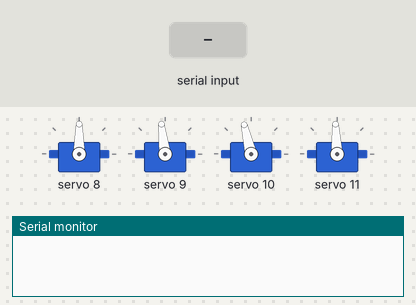
Recording of a sketch running on a simulated Arduino Uno, built with avr-gcc and run on an emulated ATmega328P. Parts: 4 × servo, the last lines printed to the serial monitor. Inputs (shaded band) come from the test bench.

Above: at 1.2 s.
1.3 s: "90 45\n" received over Serial
At 2.3 s:
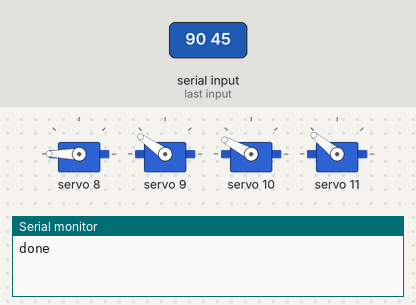
2.8 s: "30 150\n" received over Serial
At 3.6 s:
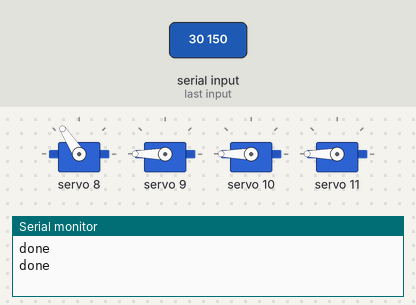
4.3 s: "5\n" received over Serial
At 5.5 s:
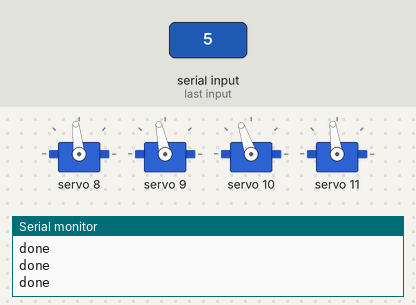
5.8 s: "90\n" received over Serial
At 6.9 s:
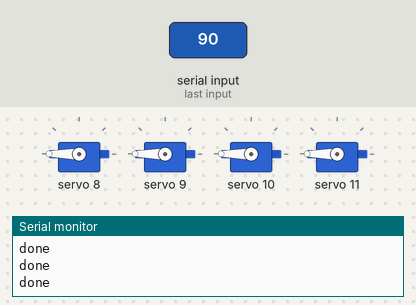
Timing chart, 0 to 8.3 s (numbered marks = the images above; inputs shaded):
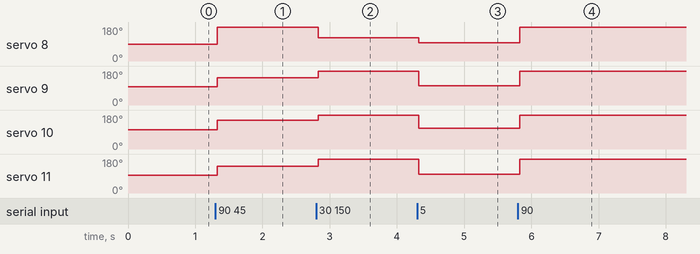

The sketch:

MyArm.ino
```cpp
#include "Wire.h"
#include "Adafruit_PWMServoDriver.h"


#define MIN_PULSE_WIDTH 500
#define MAX_PULSE_WIDTH 2500
#define FREQUENCY 50


Adafruit_PWMServoDriver pwm_driver;
float angles[4] = {0., 0., 0., 0.};
int servo_map[4] = {8, 9, 10, 11};
float servo_calibrate[4] = {2., -4., -10., 0.};


long float_map(float in, float low_in, float high_in, long low_out, long high_out){
    return low_out + (in - low_in) / (high_in - low_in) * (high_out - low_out);
}


void parse_float_array(float* arr, String s, size_t n){
    float f = 0.;
    for(size_t i=0; i<n; i++){
        f = s.toFloat();
        // Serial.println(f);
        arr[i] = f;
        s = s.substring(s.indexOf(' ') + 1);
    }
}


void write_degrees(){
    long pulsewidth = 0;
    for(int i=0; i<=3; i++){
        pulsewidth = float_map(angles[i] - servo_calibrate[i], -90, 90, MIN_PULSE_WIDTH, MAX_PULSE_WIDTH);
        pulsewidth = min(MAX_PULSE_WIDTH, max(pulsewidth, MIN_PULSE_WIDTH));
        pwm_driver.writeMicroseconds(servo_map[i], pulsewidth);
    }
}


void setup(){
    Serial.begin(9600);
    Serial.setTimeout(20);
    pwm_driver.begin();
    pwm_driver.setPWMFreq(FREQUENCY);
    write_degrees();
}

void loop(){
    if (Serial.available() > 0){
        String msg = Serial.readString();
        parse_float_array(angles, msg, 4);
        write_degrees();
        Serial.println("done");
    }
}
```

Measured:
- after the input at 1.3 s, servo 8: 90° → 180° at once; servo 9: 97° → 145° at once; servo 10: 103° → 152° at once; servo 11: 93° → 141° at once
- after the input at 2.8 s, servo 8: 180° → 123° at once; servo 9: 145° → 180° at once; servo 10: 152° → 180° at once; servo 11: 141° → 180° at once
- after the input at 4.3 s, servo 8: 123° → 96° at once; servo 9: 180° → 102° at once; servo 10: 180° → 109° at once; servo 11: 180° → 98° at once
- after the input at 5.8 s, servo 8: 96° → 180° at once; servo 9: 102° → 180° at once; servo 10: 109° → 180° at once; servo 11: 98° → 180° at once
